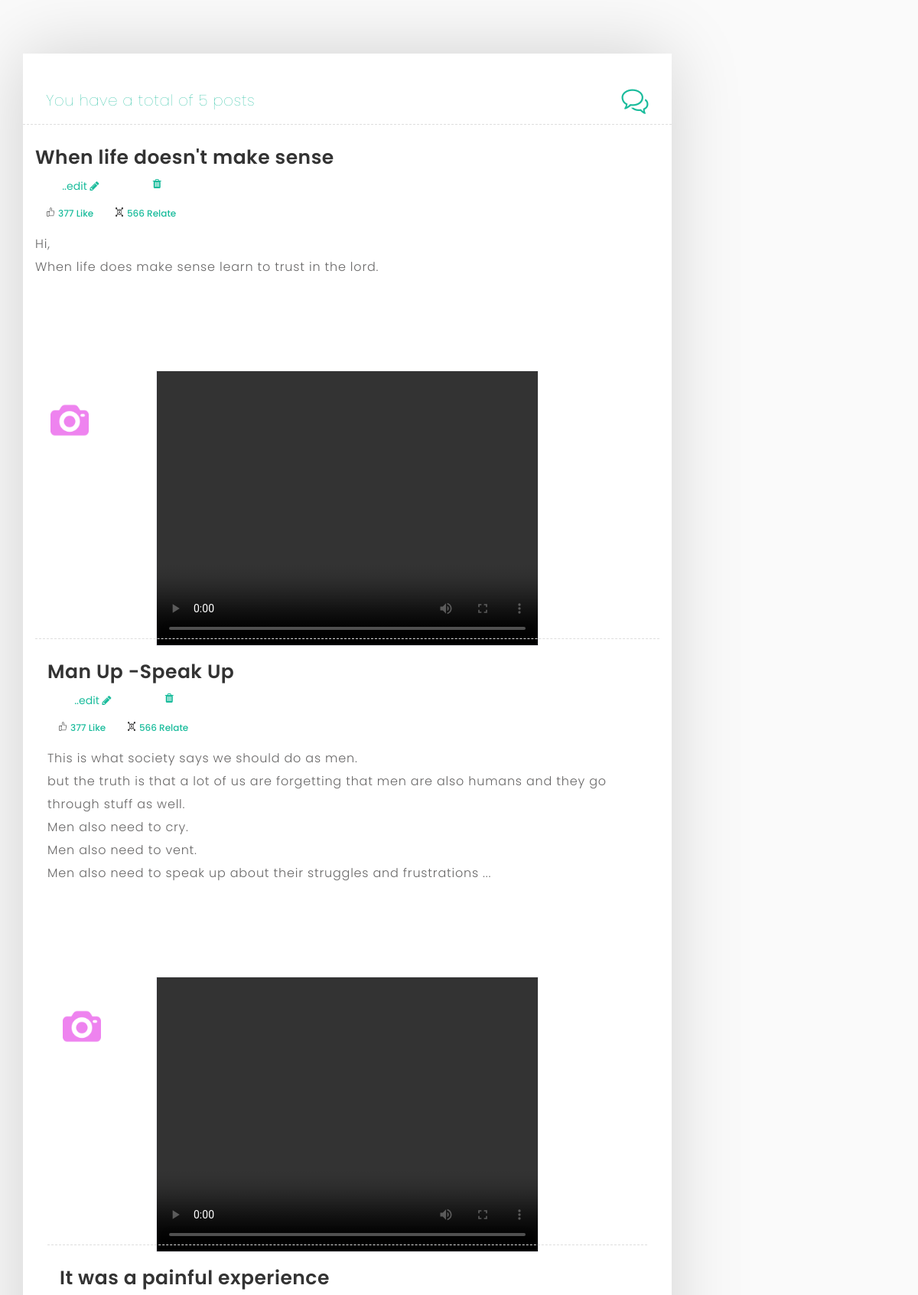
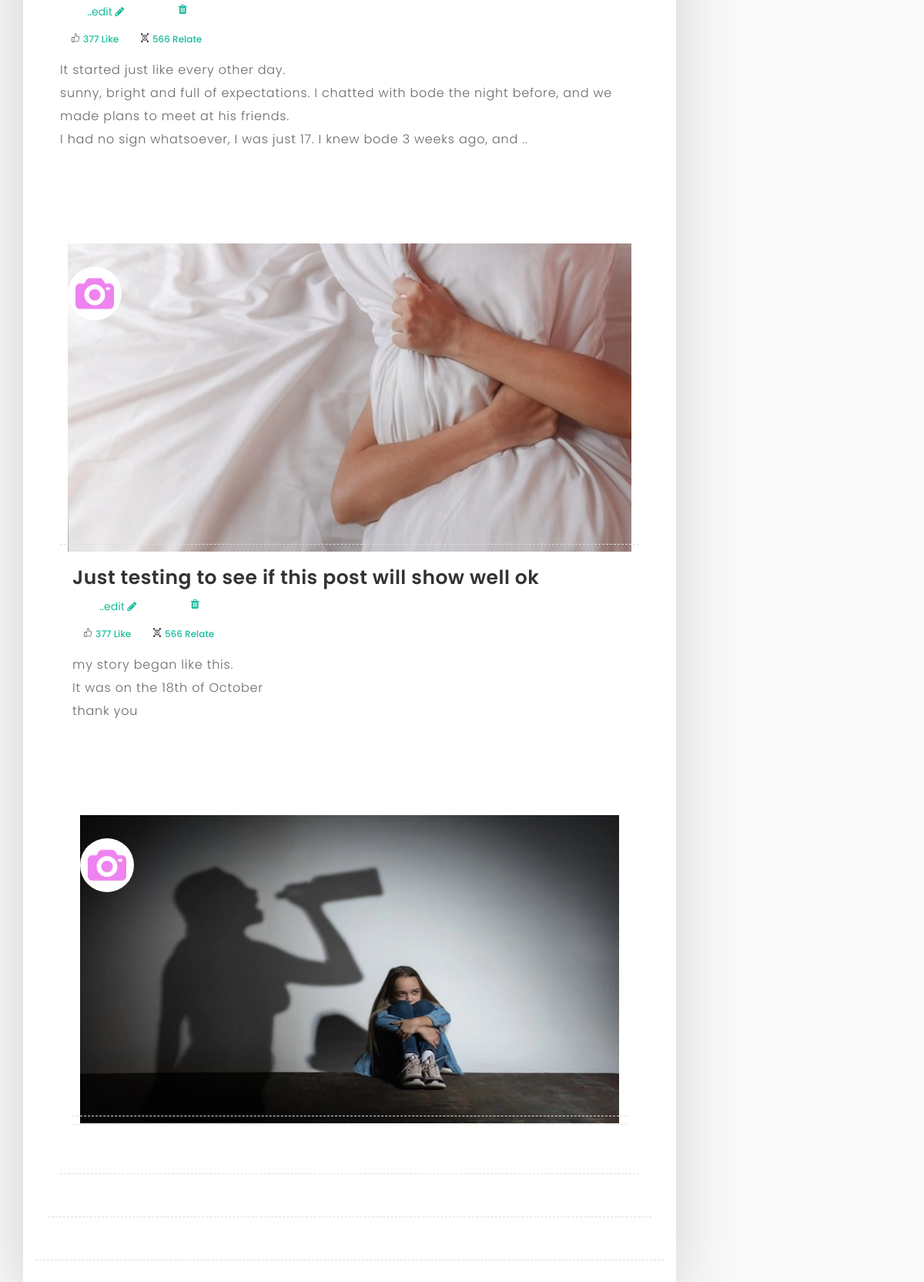
Screenshot of /my_posts (signed in) with the database file from the repository (2 pictures, top to bottom).
### fc/models.py (models this page shows)
class Posts(db.Model, UserMixin):
    id = db.Column(db.Integer, primary_key=True)
    poster_username = db.Column(db.String(255), nullable=False)
    poster_email = db.Column(db.String(255), nullable=False)
    poster_img = db.Column(db.String(255), nullable=False)
    post_id = db.Column(db.String(255), nullable=True)
    post_title = db.Column(db.String(255), nullable=True)
    post_desc = db.Column(db.String(255), nullable=True)
    post_img = db.Column(db.String(255), nullable=True)
    post_like = db.Column(db.String(255), nullable=True)
    post_relate = db.Column(db.String(255), nullable=True)
    post_message = db.Column(db.String(255), nullable=True)
    post_trend = db.Column(db.String(255), nullable=True)
    posted_date = db.Column(db.DateTime(), default=datetime.utcnow)
    post_status = db.Column(db.String(255), nullable=True, default= 0)
    completed_at = db.Column(db.DateTime(), default=datetime.utcnow)
    status = db.Column(db.String(255), nullable=True, default= 0)
    active = db.Column(db.Boolean())
    confirmed_at = db.Column(db.DateTime())

### fc/routes.py (the view)
@app.route('/my_posts')
@login_required
def my_post():
  posts = Posts.query.filter_by(poster_email= current_user.email).order_by(Posts.posted_date.desc())
  return render_template('/my_posts.html', title='My Posts', posts = posts)

### fc/__init__.py (called while the page is built)
@login_manager.user_loader
def load_user(user_id):
	return User.query.get(int(user_id))

### fc/momentjs.py (called while the page is built)
    def render(self, format):
        return Markup(
            "<script>\ndocument.write(moment(\"%s\").%s);\n</script>" %
            (self.timestamp.strftime("%Y-%m-%dT%H:%M:%S Z"), format))

    def calendar(self):
        return self.render("calendar()")

### fc/templates/my_posts.html (shortened to what this page needs)
﻿<!DOCTYPE html>
<html lang="en">
  <head>
    <link rel="stylesheet" type="text/css" href="/static/post_style/css/plugin.css">
    <link rel="stylesheet" type="text/css" href="/static/post_style/css/style.css">
    <link rel="stylesheet" type="text/css" href="/static/post_style/css/syntax/shCore.css">
    <link rel="stylesheet" type="text/css" href="/static/post_style/css/syntax/shThemeDefault.css">
  </head>
 <body>
    <div id="main">
        <div class="container">
            <div class="row">
                 <div class="col-md-9">
                    <div class="col-md-12 page-body">
                    	<div class="row">
                            <div class="sub-title">
                           		<a title="Go to Home Page" ><h2 style="font-size: 20px; font-weight: 100">You have a total of {{posts.count()}} posts</h2>
                              </a>
                                <a href="{{url_for('fields')}}" class="smoth-scroll"><i class="icon-bubbles"></i></a>
                             </div>
                            {% if posts.count() > 0 %}
                            {% for post in posts %}
                            <div class="col-md-12 content-page"  style="padding:5px 1px; margin-top: -20px;">
                              <div class="col-md-12 blog-post">
                                <div class="post-title" style=" ">
                                    <h2>{{post.post_title}}</h2>
                                     <div style="display: flex;width:200px; justify-content:space-around;">
                                       <a href="{{url_for('edit_post', post_id= post.id)}}">..edit <i class="fa fa-pencil"> </i></a>
                                      <a href="{{url_for('del_post', post_id= post.id)}}"><i class="fa fa-trash"> </i></a>
                                      </div>
                                   </div>
                                <div class="post-info" style="display: flex">
                                    <div>
                                      <a href="" style="padding: 5px 10px; font-size: 12px; text-decoration: none;"><img src="" alt=""><img src="/static/field_style/assets/img/like.png" alt="" style="width:20px;height:20px;padding: 4px 5px; margin-top:-5px; font-size: 9px">377 Like</a>
                                      <a href="" style="padding: 5px 10px; font-size: 12px; text-decoration: none;"><img src="" alt=""><img src="/static/field_style/assets/img/relations.png" alt="" style="width:20px;height:20px;padding: 4px 5px; margin-top:-5px; font-size: 9px">566 Relate</a>
                                    </div>
                                   </div>
                                <p style="white-space: pre-line">{{post.post_desc}}</p>
                                <div class="post-image margin-top-40 margin-bottom-40;" style="padding: 10px">
                                <div style="position: relative; top:100px; left: :20px; padding: 10px; background-color:#ffffff; width: 70px; height: 70px; border-radius: 100px; z-index: 900">
                                    <a href="{{url_for('post_avartar', post_id = post.id)}}"><img src="/static/profile_style/assets/img/new/photo-camera.png" style="width:50px;height:50px;"></a>
                                    </div>
                                       {% if 'mp4' in post.post_img %}
                                       <center>
                                      <video  class="img-view-video border-2 shadow-lg" style="border: 1px solid #f0f0f5"  controls>
                                          <source src={{url_for('static', filename='user_uploads/' + post.post_img)}} type="video/mp4" class="img-view-video" allowfullscreen>
                                        </video>
                                        </center>
                                        {% else %}
                                       <img class="img-view" src="{{url_for('static', filename='user_uploads/' + post.post_img)}}" alt="" >
                                       {% endif %}
                                  </div>
                                 {% endfor %}
                                 {%endif%}
   </body>
 </html>

### fc/static/post_style/css/style.css (style rules this page uses)
body { font-family: "Poppins", sans-serif; background: #fafafa !important; }
html { position: relative; min-height: 100%; }
a { text-decoration: none !important; color: #1abc9c; }
p { font-size: 14px; font-family: "Poppins", sans-serif; }
#main { margin: 50px 0; }
.page-body { background: #ffffff; box-shadow: -2px -1px 88px 0px rgba(0,0,0,0.17); }
.sub-title { padding: 30px; }
.sub-title h2 { display: inline-block; font-size: 25px; letter-spacing: 0.5px; font-weight: 600; }
.sub-title i { float: right; font-size: 35px; margin-top: 15px; }
.content-page { padding-top: 30px; padding-bottom: 60px; border-top: 1px dashed #dedede; border-bottom: 1px dashed #dedede; }
div.blog-post { display: none; margin-bottom: 50px; }
.blog-post .post-image img { width: 100%; }
.blog-post .post-image a { font-weight: 600; }
.blog-post .post-title h2 { font-size: 25px; line-height: 35px; font-weight: 600; letter-spacing: 0.5px; }
.blog-post .post-info { font-size: 14px; line-height: 30px; font-weight: 500; padding: 10px 0; color: #8c8c8c; }
.blog-post p { font-size: 16px; line-height: 30px; color: #696868; font-weight: 300; letter-spacing: 0.8px; font-family: "Poppins", sans-serif; }
.margin-top-40 { margin-top: 40px !important; }

### fc/static/post_style/css/syntax/shCore.css (style rules this page uses)
.syntaxhighlighter.printing, .syntaxhighlighter.printing .line.alt1 .content, .syntaxhighlighter.printing .line.alt2 .content, .syntaxhighlighter.printing .line.highlighted .number, .syntaxhighlighter.printing .line.highlighted.alt1 .content, .syntaxhighlighter.printing .line.highlighted.alt2 .content, { background: none !important; }

### fc/templates/my_posts.html (style rules this page uses)
.img-view { height:400px; width:600px; object-fit:fill; background-color: #ffffff; border: none; }
.img-view-video { height:360px; width:500px; background-color: #ffffff; align-items: center; justify-content: center }

### rows the page displays
Posts: post_title "When life doesn't make sense", post_desc "Hi, When life does make sense learn to trust in the lord."
Posts: post_title "Man Up -Speak Up", post_desc "This is what society says we should do as men. but the truth is that a lot of us are forgetting that men are also humans and they go through stuff as well. Men also need to cry. Men also need to vent. Men also need to speak up about their struggles and frustrations ..."
Posts: post_title "It was a painful experience", post_desc "It started just like every other day. sunny, bright and full of expectations. I chatted with bode the night before, and we made plans to meet at his friends. I had no sign whatsoever, I was just 17. I knew bode 3 weeks ago, and ..", post_img (picture)
Posts: post_title "Just testing to see if this post will show well ok", post_desc "my story began like this. It was on the 18th of October thank you", post_img (picture)

### other values shown
{{ posts.count() }} "5"
